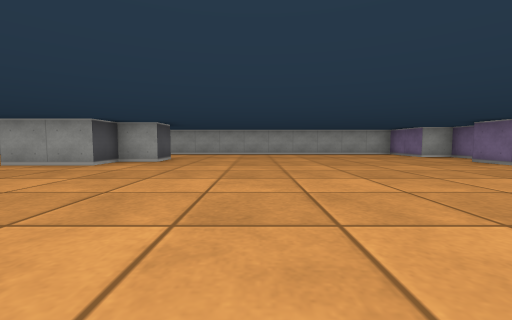
[1] (above)

15 first-person views from a walk through a cub3D ray-caster map. The camera is about half as high as the walls, tilts 4° down and sees 90° across. The floor is counted in squares. Each view is taken from the middle of a square. On the plan, view 1 faces up. The plan holds only what a view shows up to about 9 squares ahead; the rest is blank.

[2]
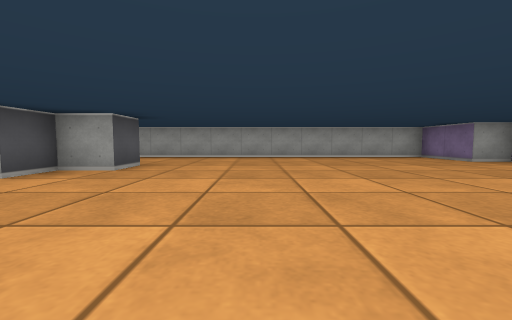

[3]
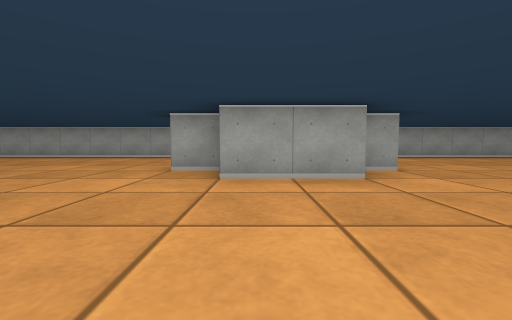

[4]
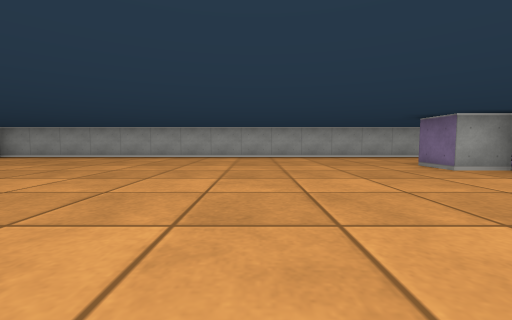

[5]
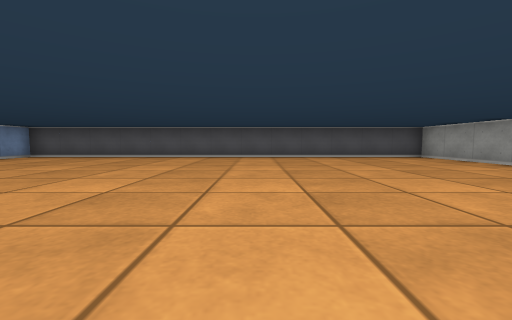

[6]
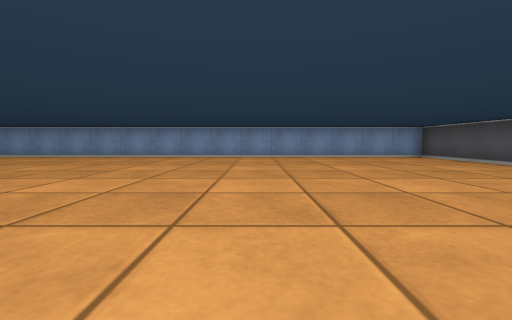

[7]
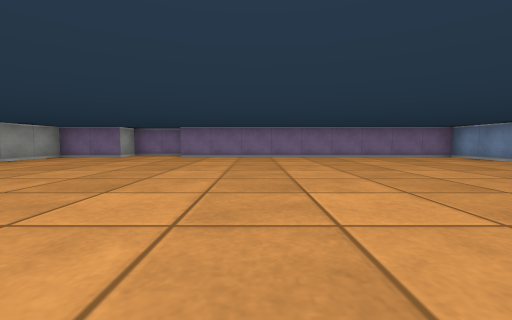

[8]
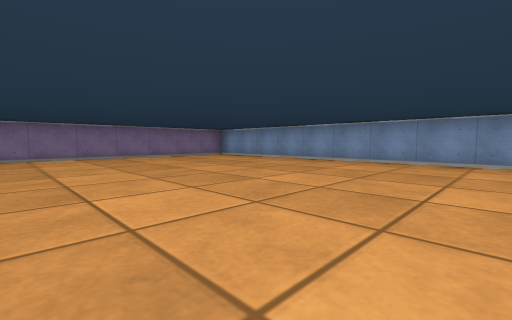

[9]
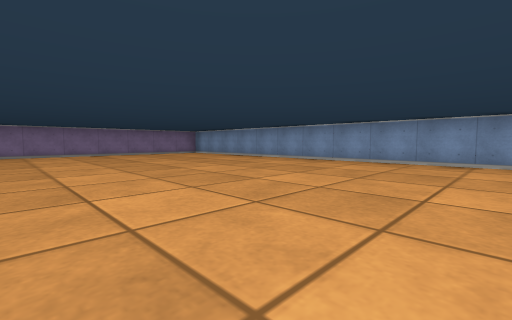

[10]
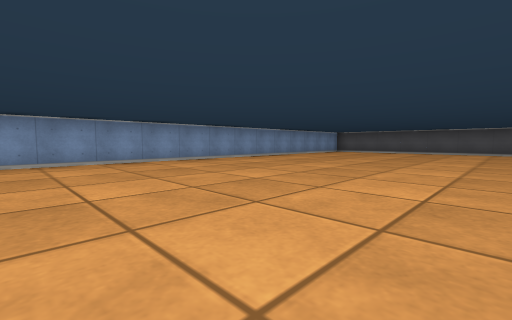

[11]
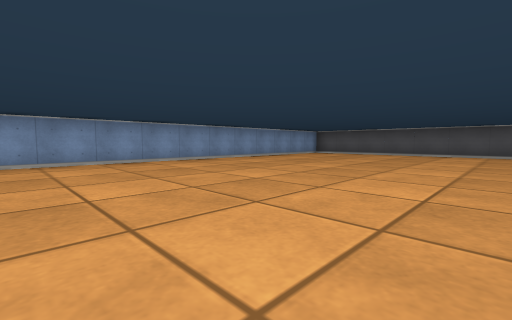

[12]
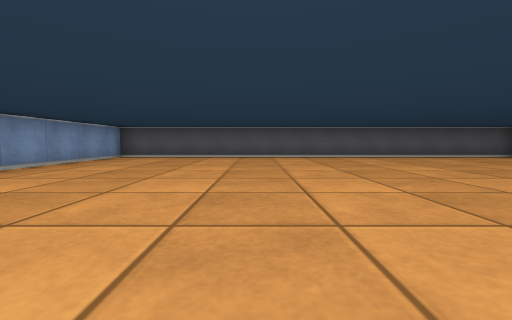

[13]
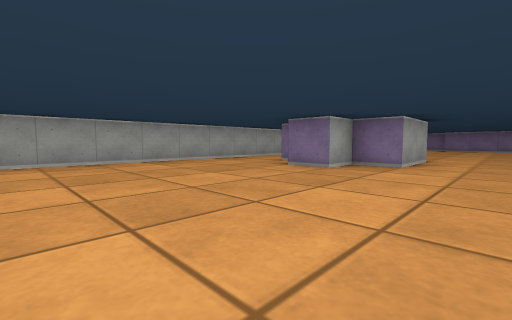

[14]
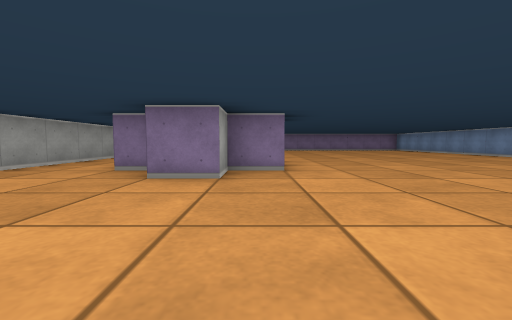

[15]
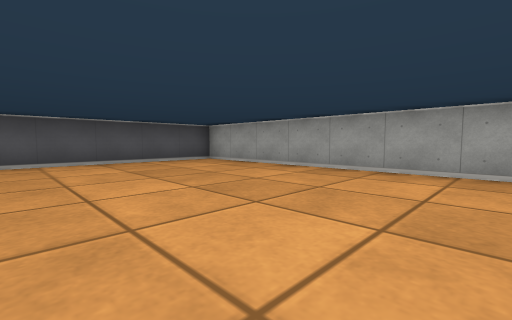

### Floor plan
Points are (right, up) in squares from view 1. A wall is a line through its corners. A room is listed if a view was taken in it or the views show most of it. See-through windows are left out.
Room 1 (views 1, 2, 3, 4, 5, 6, 7, 8, 9, 10, 11, 12, 13, 14, 15)
walls: (-5.5, 7.9) (-5.5, 8.5); (-2.5, 7.5) (-2.5, 6.5) (-3.5, 6.5) (-3.5, 5.5) (-5.5, 5.5) (-5.5, 6.5) (-6.5, 6.5) (-6.5, 7.5); (6.5, 7.6) (6.5, 8.5) (5.5, 8.5) (5.5, 10.5) (-18.5, 10.5) (-18.5, -2.5) (5.5, -2.5) (5.5, 6.5)

Positions as (right, up) in squares from view 1, and headings:
1: (0, 0), facing up
2: (0, 2), facing up
3: (-5, 2), facing up
4: (-10, 2), facing up
5: (-10, 5), facing left
6: (-13, 6), facing down
7: (-3, 4), facing right
8: (-3, 4), facing down-right
9: (-5, 4), facing down-right
10: (-6, 4), facing down-left
11: (-8, 4), facing down-left
12: (-10, 2), facing left
13: (-11, 4), facing up-right
14: (-10, 6), facing right
15: (-12, 6), facing up-left
